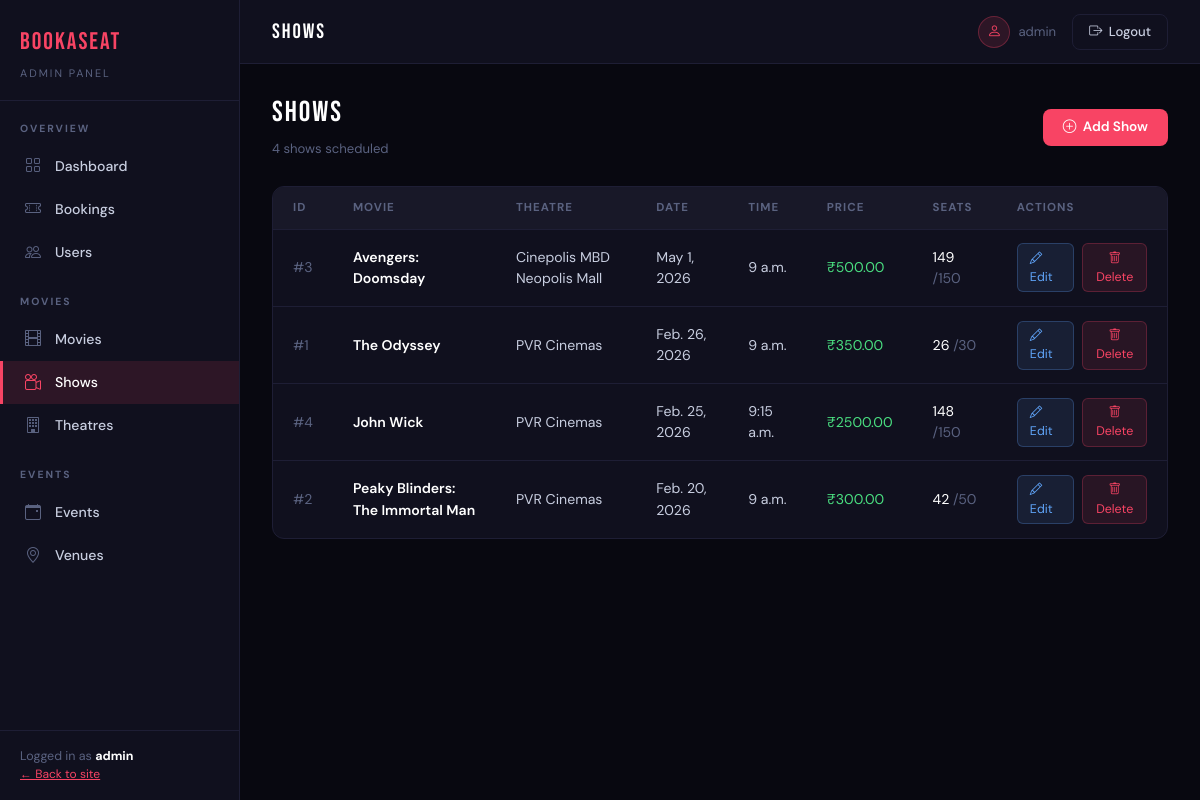
/dashboard/shows/ (signed in), run on the app's committed database.
### movies/models.py (models this page shows, shortened)
class Show(models.Model):
    movie = models.ForeignKey(Movie, on_delete=models.CASCADE, related_name='shows')
    theatre = models.ForeignKey(Theatre, on_delete=models.CASCADE, related_name='shows')
    show_date = models.DateField()
    show_time = models.TimeField()
    price = models.DecimalField(max_digits=8,decimal_places=2)
    total_seats = models.PositiveIntegerField()
    available_seats = models.PositiveIntegerField()
    created_at = models.DateTimeField(auto_now_add=True)

class Movie(models.Model):
    title = models.CharField(max_length=255)
    description = models.TextField()
    duration = models.PositiveIntegerField(help_text="Duration in minutes")
    language = models.CharField(max_length=50)
    release_date = models.DateField()
    poster = models.ImageField(upload_to='movies/posters/')
    is_active = models.BooleanField(default=True)

class Theatre(models.Model):
    name = models.CharField(max_length=255)
    city = models.CharField(max_length=100)
    address = models.TextField()
    total_screens = models.PositiveIntegerField(default=1)

### dashboard/views.py (the view)
# urls.py: path('shows/', views.show_list, name='dashboard_shows'),
@staff_member_required(login_url='login')
def show_list(request):
    shows = Show.objects.select_related('movie', 'theatre').order_by('-show_date', '-show_time')
    return render(request, 'dashboard/shows/list.html', {
        'shows': shows, 'section': 'shows'
    })

### dashboard/templates/dashboard/shows/list.html (shortened to what this page needs)
{% extends 'dashboard/base.html' %}
{% block topbar_title %}SHOWS{% endblock %}
{% block content %}
<div class="page-heading">
  <div>
    <h1>SHOWS</h1>
    <p>{{ shows|length }} show{{ shows|length|pluralize }} scheduled</p>
  </div>
  <a href="{% url 'dashboard_show_add' %}" class="btn-red">
    <i class="bi bi-plus-circle"></i> Add Show
  </a>
</div>
<div class="dash-table">
  <table class="admin-table">
    <thead>
      <tr>
        <th>ID</th>
        <th>Movie</th>
        <th>Theatre</th>
        <th>Date</th>
        <th>Time</th>
        <th>Price</th>
        <th>Seats</th>
        <th>Actions</th>
      </tr>
    </thead>
    <tbody>
      {% for show in shows %}
        <tr>
          <td style="color:var(--muted);">#{{ show.id }}</td>
          <td style="font-weight:600; color:#fff;">{{ show.movie.title }}</td>
          <td>{{ show.theatre.name }}</td>
          <td>{{ show.show_date }}</td>
          <td>{{ show.show_time }}</td>
          <td style="color:#4ade80;">₹{{ show.price }}</td>
          <td>
            <span style="color:#fff;">{{ show.available_seats }}</span>
            <span style="color:var(--muted);">/{{ show.total_seats }}</span>
          </td>
          <td>
            <div style="display:flex; gap:0.5rem;">
              <a href="{% url 'dashboard_show_edit' show.id %}" class="btn-edit-sm">
                <i class="bi bi-pencil"></i> Edit
              </a>
              <form method="post" action="{% url 'dashboard_show_delete' show.id %}" style="display:inline;" onsubmit="return confirm('Delete this show?')">
                <button type="submit" class="btn-danger-sm"><i class="bi bi-trash"></i> Delete</button>
              </form>
            </div>
          </td>
        </tr>
      {% empty %}
        <tr><td colspan="8" style="color:var(--muted); text-align:center; padding:2rem;">No shows yet. <a href="{% url 'dashboard_show_add' %}" style="color:var(--red);">Add one →</a></td></tr>
      {% endfor %}
    </tbody>
  </table>
</div>
{% endblock %}

### dashboard/templates/dashboard/base.html (shortened to what this page needs)
<!DOCTYPE html>
<html lang="en">
<head>
  <link href="https://cdn.jsdelivr.net/npm/bootstrap@5.3.2/dist/css/bootstrap.min.css" rel="stylesheet" />
  <link href="https://cdn.jsdelivr.net/npm/bootstrap-icons@1.11.3/font/bootstrap-icons.min.css" rel="stylesheet" />
</head>
<body>
<aside class="sidebar">
  <a href="{% url 'dashboard_home' %}" class="sidebar-brand">
    <span class="logo">BookASeat</span>
    <span class="sub">Admin Panel</span>
  </a>
  <div class="sidebar-section">
    <div class="sidebar-label">Overview</div>
    <a href="{% url 'dashboard_home' %}" class="sidebar-link {% if section == 'home' %}active{% endif %}">
      <i class="bi bi-grid"></i> Dashboard
    </a>
    <a href="{% url 'dashboard_bookings' %}" class="sidebar-link {% if section == 'bookings' %}active{% endif %}">
      <i class="bi bi-ticket-perforated"></i> Bookings
    </a>
    <a href="{% url 'dashboard_users' %}" class="sidebar-link {% if section == 'users' %}active{% endif %}">
      <i class="bi bi-people"></i> Users
    </a>
  </div>
  <div class="sidebar-section">
    <div class="sidebar-label">Movies</div>
    <a href="{% url 'dashboard_movies' %}" class="sidebar-link {% if section == 'movies' %}active{% endif %}">
      <i class="bi bi-film"></i> Movies
    </a>
    <a href="{% url 'dashboard_shows' %}" class="sidebar-link {% if section == 'shows' %}active{% endif %}">
      <i class="bi bi-camera-reels"></i> Shows
    </a>
    <a href="{% url 'dashboard_theatres' %}" class="sidebar-link {% if section == 'theatres' %}active{% endif %}">
      <i class="bi bi-building"></i> Theatres
    </a>
  </div>
  <div class="sidebar-section">
    <div class="sidebar-label">Events</div>
    <a href="{% url 'dashboard_events' %}" class="sidebar-link {% if section == 'events' %}active{% endif %}">
      <i class="bi bi-calendar-event"></i> Events
    </a>
    <a href="{% url 'dashboard_venues' %}" class="sidebar-link {% if section == 'venues' %}active{% endif %}">
      <i class="bi bi-geo-alt"></i> Venues
    </a>
  </div>
  <div class="sidebar-footer">
    <div>Logged in as <strong style="color:#fff;">{{ request.user.username }}</strong></div>
    <a href="{% url 'movie_list' %}" style="color:var(--red); font-size:0.75rem;">← Back to site</a>
  </div>
</aside>
<div class="main-wrap">
  <div class="topbar">
    <div class="topbar-title">{% block topbar_title %}Dashboard{% endblock %}</div>
    <div class="topbar-right">
      <div class="topbar-user">
        <div class="topbar-avatar"><i class="bi bi-person"></i></div>
        <span>{{ request.user.username }}</span>
      </div>
      <form method="post" action="{% url 'logout' %}" style="display:inline;">
        <button type="submit" class="btn-ghost" style="cursor:pointer;">
            <i class="bi bi-box-arrow-right"></i> Logout
        </button>
        </form>
    </div>
  </div>
  <div class="page-content">
    {% block content %}{% endblock %}
  </div>
</div>
</body>
</html>

### data on the page
Show: id "3", movie "Avengers: Doomsday", theatre.name "Cinepolis MBD Neopolis Mall", show_date "May 1, 2026", show_time "9 a.m.", price "500.00", available_seats "149", total_seats "150"
Show: id "1", movie "The Odyssey", theatre.name "PVR Cinemas", show_date "Feb. 26, 2026", show_time "9 a.m.", price "350.00", available_seats "26", total_seats "30"
Show: id "4", movie "John Wick", theatre.name "PVR Cinemas", show_date "Feb. 25, 2026", show_time "9:15 a.m.", price "2500.00", available_seats "148", total_seats "150"
Show: id "2", movie "Peaky Blinders: The Immortal Man", theatre.name "PVR Cinemas", show_date "Feb. 20, 2026", show_time "9 a.m.", price "300.00", available_seats "42", total_seats "50"

### other printed values
{{ request.user.username }} "admin"
{{ shows|length }} "4"
